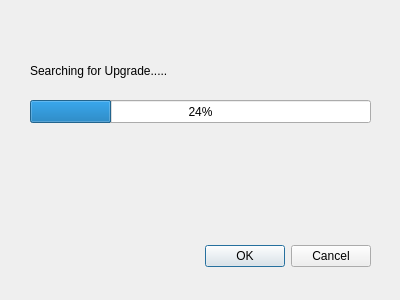
<?xml version="1.0" encoding="UTF-8"?>
<ui version="4.0">
 <class>Upgrade</class>
 <widget class="QDialog" name="Upgrade">
  <property name="geometry">
   <rect>
    <x>0</x>
    <y>0</y>
    <width>400</width>
    <height>300</height>
   </rect>
  </property>
  <property name="windowTitle">
   <string>Dialog</string>
  </property>
  <widget class="QDialogButtonBox" name="buttonBox">
   <property name="geometry">
    <rect>
     <x>30</x>
     <y>240</y>
     <width>341</width>
     <height>32</height>
    </rect>
   </property>
   <property name="orientation">
    <enum>Qt::Horizontal</enum>
   </property>
   <property name="standardButtons">
    <set>QDialogButtonBox::Cancel|QDialogButtonBox::Ok</set>
   </property>
  </widget>
  <widget class="QLabel" name="label">
   <property name="geometry">
    <rect>
     <x>30</x>
     <y>50</y>
     <width>211</width>
     <height>41</height>
    </rect>
   </property>
   <property name="text">
    <string>Searching for Upgrade.....</string>
   </property>
  </widget>
  <widget class="QProgressBar" name="progressBar">
   <property name="geometry">
    <rect>
     <x>30</x>
     <y>100</y>
     <width>341</width>
     <height>23</height>
    </rect>
   </property>
   <property name="value">
    <number>24</number>
   </property>
  </widget>
 </widget>
 <resources/>
 <connections>
  <connection>
   <sender>buttonBox</sender>
   <signal>accepted()</signal>
   <receiver>Upgrade</receiver>
   <slot>accept()</slot>
   <hints>
    <hint type="sourcelabel">
     <x>248</x>
     <y>254</y>
    </hint>
    <hint type="destinationlabel">
     <x>157</x>
     <y>274</y>
    </hint>
   </hints>
  </connection>
  <connection>
   <sender>buttonBox</sender>
   <signal>rejected()</signal>
   <receiver>Upgrade</receiver>
   <slot>reject()</slot>
   <hints>
    <hint type="sourcelabel">
     <x>316</x>
     <y>260</y>
    </hint>
    <hint type="destinationlabel">
     <x>286</x>
     <y>274</y>
    </hint>
   </hints>
  </connection>
 </connections>
</ui>
